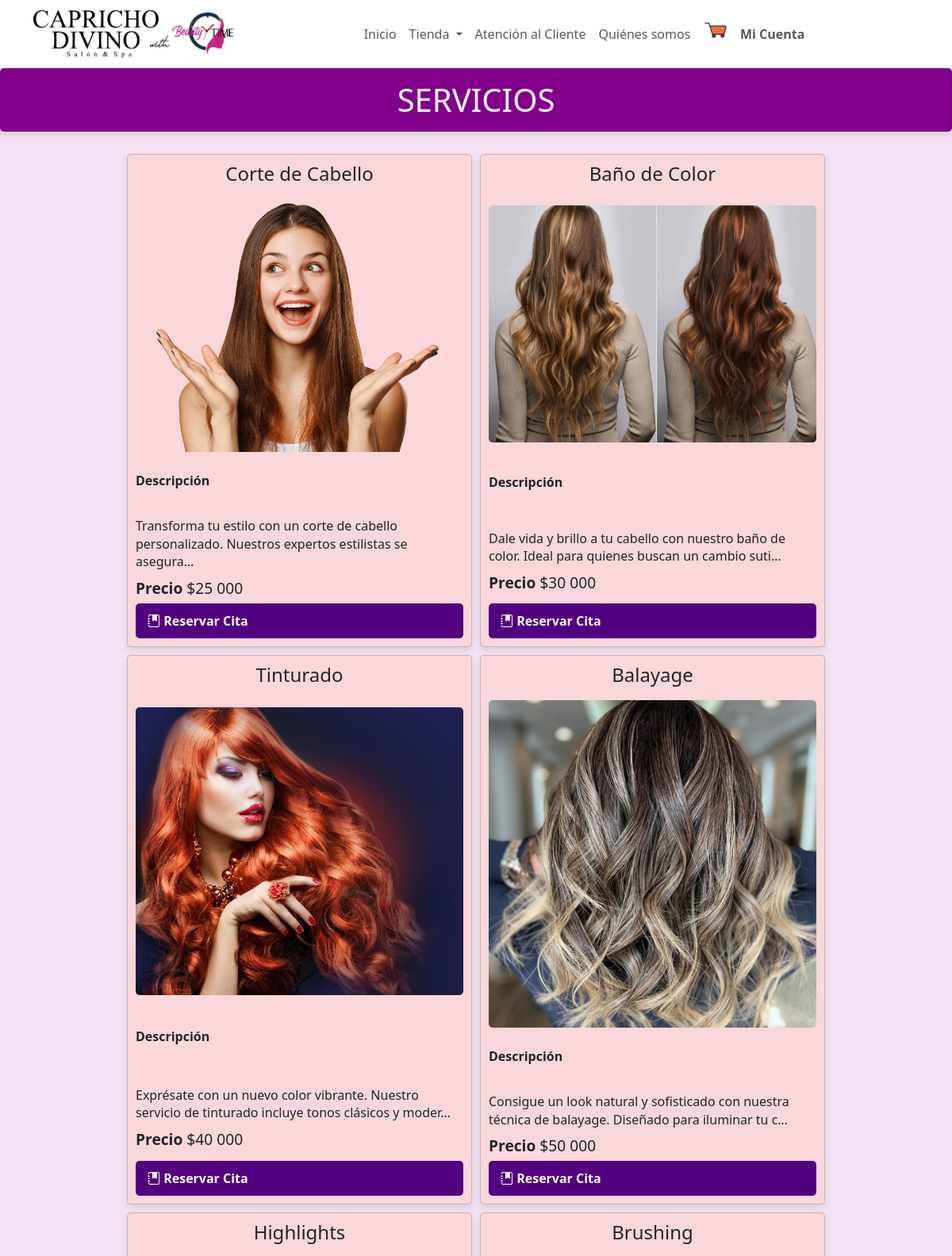
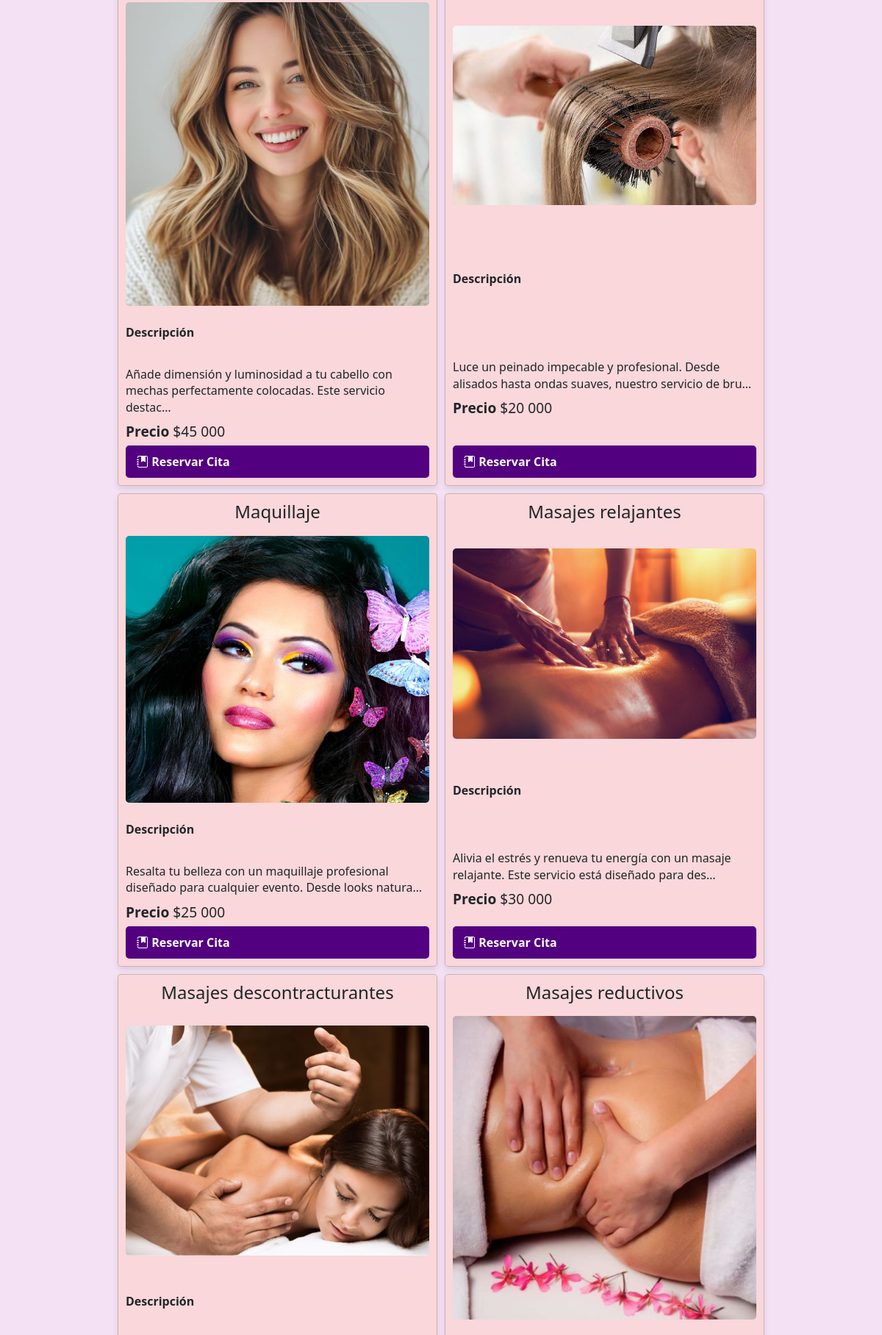
Page /paginas/servicios (upper part) on the committed database (2 pictures, top to bottom).
### core/models.py (models this page shows, shortened)
class Item(models.Model):
    nombre = models.CharField(max_length=100, null=False)
    descripcion = models.TextField(null=True, blank=True)
    categoria = models.ForeignKey(Categoria, on_delete=models.CASCADE, related_name='items')
    tipo = models.CharField(max_length=50, choices=[('producto', 'Producto'), ('servicio', 'Servicio')])
    costo = models.IntegerField(default=0)
    costo2 = models.IntegerField(default=0)
    picture = models.ImageField(upload_to='media/items/', null=True, blank=True)
    descuento = models.DecimalField(max_digits=4, decimal_places=2, null=True, blank=True, default=0.00)
    class Meta:
        verbose_name = 'item'
        verbose_name_plural = 'items'

### core/views.py (the view)
# urls.py: path("paginas/servicios", views.servicios, name="servicios"),
def servicios(request):
    servicios = Item.objects.filter(tipo='servicio')
    context = {
        'servicios': servicios
    }
    return render(request, 'tienda/servicios.html', context)

### core/cart.py (called while the page is built, shortened)
  def __iter__(self):
    cart = copy.deepcopy(self.cart)
    productos = Producto.objects.filter(id__in=cart)
    for producto in productos:
      cart[str(producto.id)]["producto"] = producto

### core/context_processors.py (called while the page is built)
def cart_badge(request):
    cart = Cart(request)
    item_count = sum(item['cantidad'] for item in cart)
    return {'cart_badge': item_count}

### core/templates/tienda/Servicios.html
{% extends "base/base.html" %}
{% load static %}
{% load humanize %}
{% block template %}
<link rel="stylesheet" href="{% static 'css/atencioncliente.css' %}">
<link rel="stylesheet" href="{% static 'css/catalogo.css' %}">
<main>
  <h1 class="card borders page-title">SERVICIOS</h1>
  <section class="card-container">
    {% for servicio in servicios %}
    <article class="card">
      <div class="card-title">
        <h3 class="product-title">{{servicio.nombre}}</h3>
      </div>
      <div class="image-container">
        <a title="verDetalle" href="{% url 'verDetalle' id=servicio.id %}">
          {% if servicio.picture %}
          <img src="{{ servicio.picture.url }}" alt="{{ servicio.nombre }}">
          {% else %}
          <img src="{% static 'images/default_service.png' %}" alt="Imagen por defecto">
          {% endif %}
        </a>
      </div>
      <br>
      <strong>Descripción</strong><br>
      <div class="card-content">
        <p>{{ servicio.descripcion|truncatechars:100 }}</p>
        <h5> <strong>Precio</strong> ${{servicio.costo|floatformat:0|intcomma }}</h5>
      </div>
        <a class="book_service" href="{% url 'reservar_cita' %}" >
          <i class="bi bi-journal-bookmark-fill"></i>&nbsp;Reservar Cita
        </a>
    </article>
    {% endfor %}
  </section>
</main>
{% endblock %}

### core/static/css/atencioncliente.css (style rules this page uses)
body { background-color: rgb(244, 226, 244); }

### core/static/css/catalogo.css (style rules this page uses)
body { background-color: rgb(244, 226, 244); }
.card-container { display: grid; grid-template-columns: repeat(auto-fill, minmax(300px, 1fr)); grid-gap: 10px; position: relative; padding-left: 150px; padding-right: 150px; padding-top: 20px; padding-bottom: 30px; margin: 0 10px; }
.card { display: flex; flex-direction: column; justify-content: space-between; background-color: rgb(249, 215, 218); padding: 10px; border-radius: 5px; box-shadow: 0px 4px 8px rgba(0, 0, 0, 0.1); }
.card-title { text-align: center; }
.product-title { font-size: 1.5rem; margin-bottom: 10px; }
.image-container { display: flex; justify-content: center; align-items: center; overflow: hidden; }
.image-container img { width: 100%; height: auto; object-fit: contain; border-radius: 5px; }
.card-content { margin-top: 10px; }
.card-content p { font-size: 1rem; line-height: 1.4; margin-bottom: 10px; }
h5 { font-size: 1.2rem; margin-top: 10px; }
.book_service { display: inline-block; background-color: rgb(83, 0, 128); color: white; padding: 10px 15px; text-decoration: none; border-radius: 5px; font-weight: bold; transition: background-color 0.3s ease; }
.page-title { text-align: center; background-color: rgb(130, 0, 139); color: #FFFFFF; padding: 15px; border-radius: 5px; }

### rows in the picture
Item: nombre "Corte de Cabello", picture (picture), descripcion "Transforma tu estilo con un corte de cabello personalizado. Nuestros expertos estilistas se asegura…", costo "25 000"
Item: nombre "Baño de Color", picture (picture), descripcion "Dale vida y brillo a tu cabello con nuestro baño de color. Ideal para quienes buscan un cambio suti…", costo "30 000"
Item: nombre "Tinturado", picture (picture), descripcion "Exprésate con un nuevo color vibrante. Nuestro servicio de tinturado incluye tonos clásicos y moder…", costo "40 000"
Item: nombre "Balayage", picture (picture), descripcion "Consigue un look natural y sofisticado con nuestra técnica de balayage. Diseñado para iluminar tu c…", costo "50 000"
Item: nombre "Highlights", picture (picture), descripcion "Añade dimensión y luminosidad a tu cabello con mechas perfectamente colocadas. Este servicio destac…", costo "45 000"
Item: nombre "Brushing", picture (picture), descripcion "Luce un peinado impecable y profesional. Desde alisados hasta ondas suaves, nuestro servicio de bru…", costo "20 000"
Item: nombre "Maquillaje", picture (picture), descripcion "Resalta tu belleza con un maquillaje profesional diseñado para cualquier evento. Desde looks natura…", costo "25 000"
Item: nombre "Masajes relajantes", picture (picture), descripcion "Alivia el estrés y renueva tu energía con un masaje relajante. Este servicio está diseñado para des…", costo "30 000"
Item: nombre "Masajes descontracturantes", picture (picture)
Item: nombre "Masajes reductivos", picture (picture)
